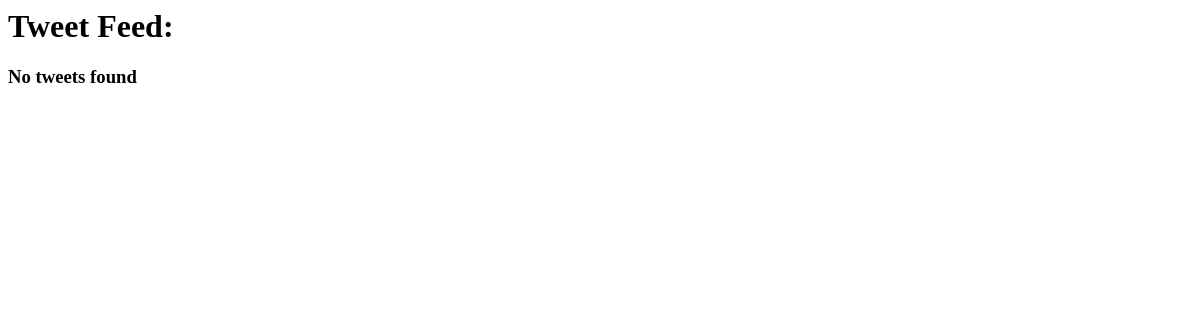
The page /tweet/2/ on the database as committed earlier.
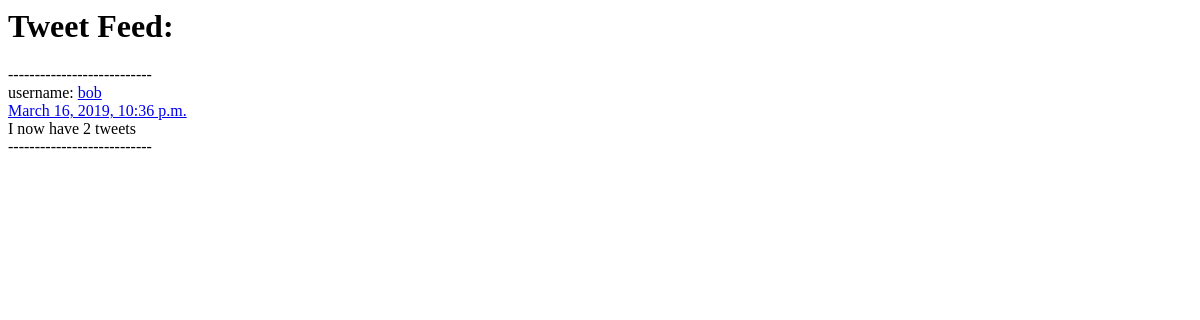
The same page on the database as committed later.
### twitterdjango/tweet/models.py (models this page shows)
class Tweet(models.Model):
    body = models.CharField(max_length=140)
    date_created = models.DateTimeField(auto_now_add=True, blank=True)
    userprofile = models.ForeignKey(
        TwitterUser, on_delete=models.CASCADE)

### twitterdjango/twitteruser/models.py (models this page shows)
class TwitterUser(models.Model):
    username = models.CharField(max_length=15)
    date_created = models.DateTimeField(auto_now_add=True, blank=True)
    bio = models.CharField(max_length=200)
    user = models.OneToOneField(User, on_delete=models.CASCADE)
    following = models.ManyToManyField('self', symmetrical=False, blank=True)

### twitterdjango/tweet/views.py (the view)
# urls.py: path('tweet/<int:pk>/', views.tweetid, name='tweetid')
def tweetid(request, pk):
    html = 'twitterfeed.html'
    page_options = {}
    tweet = Tweet.objects.filter(pk=pk)
    page_options.update({"tweets": tweet})
    return render(request, html, page_options)

### twitterdjango/templates/twitterfeed.html (shortened to what this page needs)
<h1>Tweet Feed:</h1>
{%for tweet in tweets%}
<div>---------------------------</div>
<div>
  username:
  <a href="{% url 'profile' tweet.userprofile.username %}">
    {{ tweet.userprofile.username }}
  </a>
</div>
<div>
  <a href="{%url 'tweetid' tweet.pk%}">{{ tweet.date_created }} </a>
</div>
<div>{{ tweet.body }}</div>
<div>---------------------------</div>
{%endfor%} {%if not tweets%}
<h3>No tweets found</h3>
{%endif%}

Rows that differ between the two databases and show on the page:
added Tweet: userprofile.username "bob", date_created "March 16, 2019, 10:36 p.m.", body "I now have 2 tweets"
Other text that changed with them:
text no longer shown: "No tweets found"
